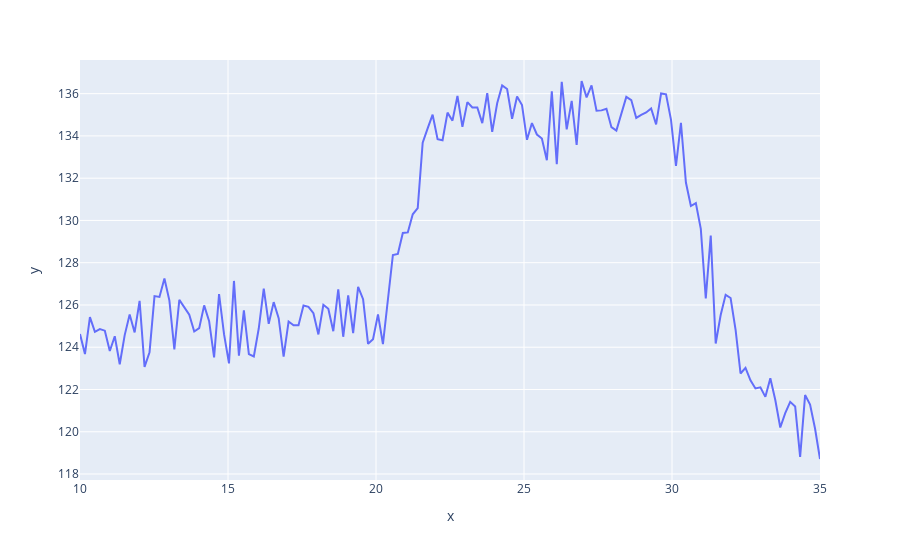

Write notebook code for a chart like this one.
### Code cell
import plotly.express as px

fig = px.line(x = t, y = v)
fig.show()

### Figure 1 — Plotly figure (JSON) as saved in the notebook; plotly's stock layout.template omitted (floating-point values rounded to 4 significant figures; data arrays with more than 128 entries replaced by an {"elided": "..."} marker saying what was removed)
{"data": [{"hovertemplate": "x=%{x}<br>y=%{y}<extra></extra>", "legendgroup": "", "line": {"color": "#636efa", "dash": "solid"}, "marker": {"symbol": "circle"}, "mode": "lines", "name": "", "orientation": "v", "showlegend": false, "type": "scatter", "x": {"elided": "150 float values"}, "xaxis": "x", "y": {"elided": "150 float values"}, "yaxis": "y"}], "layout": {"legend": {"tracegroupgap": 0}, "margin": {"t": 60}, "xaxis": {"anchor": "y", "domain": [0, 1], "title": {"text": "x"}}, "yaxis": {"anchor": "x", "domain": [0, 1], "title": {"text": "y"}}}}
